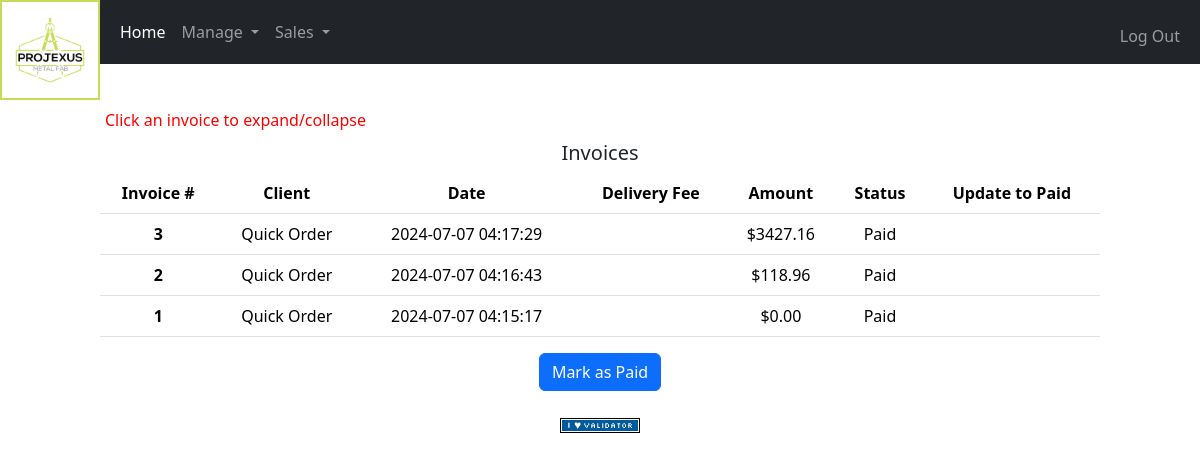
The page /invoices (signed in) on the database its author committed.
### tables this page shows
CREATE TABLE 'invoices' ('id' INTEGER PRIMARY KEY NOT NULL, 'dtg' DATETIME DEFAULT CURRENT_TIMESTAMP,'client_id' INTEGER,'total' REAL, 'status_id' INTEGER, 'delivery_fee' REAL);

CREATE TABLE "clients" ('id' INTEGER PRIMARY KEY NOT NULL, 'name' REAL, 'material_markup' INTEGER, 'additional_markup' INTEGER,'unit_id' INTEGER,'balance' REAL, 'billing_address' TEXT, 'phone_number' TEXT, 'taxed' INTEGER);

### app.py (the view)
@app.route("/invoices", methods=["GET", "POST"])
@render.login_required
def invoices():
    if request.method == "POST":
        return render.apology("todo")
    if request.method == "GET":
        return render.invoices_page()

### app.py (called while the page is built)
@app.after_request
def after_request(response):
    response.headers["Cache-Control"] = "no-cache, no-store, must-revalidate"
    response.headers["Expires"] = 0
    response.headers["Pragma"] = "no-cache"
    return response

### render.py (called while the page is built)
def login_required(f):
    @wraps(f)
    def decorated_function(*args, **kwargs):
        if session.get("user_id") is None:
            return redirect("/login")
        return f(*args, **kwargs)
    return decorated_function

def invoices_page(current_index=0):
    invoices = load_invoices(page="invoices", index=current_index)
    next_index_min = current_index+20
    next_index_max = next_index_min+19
    try:
        result_count = len(invoices)
    except TypeError:
        result_count = 0
    if next_index_max > result_count:
        next_index_max = result_count
    next_range = f"{next_index_min} - {next_index_max}"
    return render_template("invoices.html", client=session['current_client'], invoices=invoices, currentIndex=current_index, nextRange=next_range, resultCount=result_count)

### templates/invoices.html (shortened to what this page needs)
{% extends "layout.html" %}
{% block main %}
    <div class="pageheader">
        <h6 class="red">Click an invoice to expand/collapse</h6>
    </div>
    <div class="pagebody d-block justify-content-center">
        <form id="multiPay" action="/payinvoice" method="post">
            <h5 class="text-center span">Invoices</h5>
            <table class="table table-hover">
                <thead>
                    <tr>
                        <th scope="col">Invoice #</th>
                        <th scope="col">Client</th>
                        <th scope="col">Date</th>
                        <th scope="col">Delivery Fee</th>
                        <th scope="col">Amount</th>
                        <th scope="col">Status</th>
                        <th scope="col">Update to Paid</th>
                    </tr>
                </thead>
                {% if resultCount>0 %}
                    <tbody>
                        {% for invoice in invoices %}
                            <tr class="invoice-row">
                                <th scope="row">{{ invoice.id }}</td>
                                <td>{{ invoice.client_name }}</td>
                                <td>{{ invoice.dtg }}</td>
                                {% if invoice.delivery_fee > 0 %}
                                    <td>${{ "%.2f"|format(invoice.delivery_fee) }}</td>
                                {% else %}
                                    <td></td>
                                {% endif %}
                                <td>${{ "%.2f"|format(invoice.total) }}</td>
                                {% if invoice.status_id == 0 %}
                                    <td>Due:{{ invoice.due }}</td>
                                    <td><input type="checkbox" name="paid" value="{{ invoice.id }}"></td>
                                {% else %}
                                    <td>Paid</td>
                                    <td></td>
                                {% endif %}
                            </tr>
                        {% endfor %}
                    </tbody>
                {% endif %}
            </table>
            <div class="mb-3 form-group text-center">
                <button class="btn btn-primary" type="submit">Mark as Paid</button>
            </div>
        </form>
    </div>
{% endblock %}

### static/styles.css (style rules this page uses)
.pageheader { display: flex; }
.pageheader>* { padding: 3px 5px; }
.span { flex-basis: 100%; }
.red { color: red; }
th { text-align: center; }
td { text-align: center; }

### rows shown on the page
invoices: id "3", client_name "Quick Order", dtg "2024-07-07 04:17:29", delivery_fee 0 (drawn), total "3427.16", shows "Paid"
invoices: id "2", client_name "Quick Order", dtg "2024-07-07 04:16:43", delivery_fee 0 (drawn), total "118.96", shows "Paid"
invoices: id "1", client_name "Quick Order", dtg "2024-07-07 04:15:17", delivery_fee 0 (drawn), total "0.00", shows "Paid"
